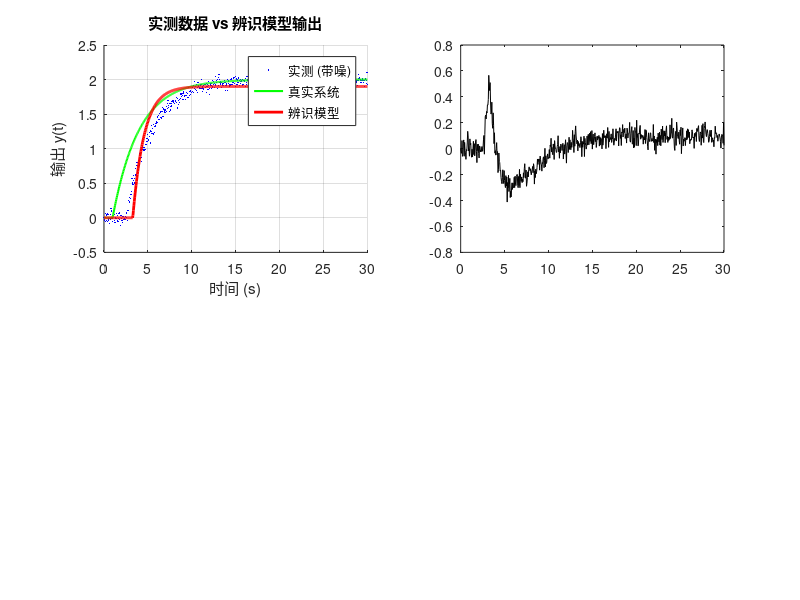

The MATLAB script that drew this image: (Note: this script raises an error after producing the figure.)
%% ============================================================
% 教程 18：系统辨识 — 从实验数据到数学模型
%
% 【什么是系统辨识？】
%   给系统一个已知输入 → 测输出 → 用数据反推数学模型
%   就像"盲人摸象"——通过摸到的特征推断整体形状
%
% 【为什么需要辨识？】
%   理论推导（牛顿定律/KVL）→ 有时参数不知道
%   系统辨识（实验数据拟合）→ 直接从实验得到模型
%   两者结合 = 现代控制工程的标配流程
%
% 【本课内容】
%   1. 阶跃响应辨识（一阶+延迟系统）
%   2. 最小二乘法参数估计
%   3. 模型验证与残差分析
%   4. 使用 System Identification Toolbox
% ============================================================

clear; close all;

fprintf('============================================\n');
fprintf('  教程 18：系统辨识 — 从数据到模型\n');
fprintf('============================================\n\n');

%% ===== 第 1 步：生成"未知"系统的实验数据 =====

% 假设我们不知道系统参数，只能做实验测数据
% 真实系统：G(s) = 2/(3s+1) * e^{-1.5s}（带延迟的一阶系统）
% 我们只知道输入 u(t) 和输出 y(t)

K_true = 2.0;
tau_true = 3.0;
td_true = 1.5;     % 延迟 (dead time)

% 先构造无延迟的一阶系统
sys_true = tf(K_true, [tau_true, 1]);

fprintf('【真实系统（我们假装不知道）】\n');
fprintf('  G(s) = %.1f/(%.1fs+1) * e^{-%.1fs}\n', K_true, tau_true, td_true);
fprintf('  增益 K=%.1f, 时间常数 τ=%.1f, 延迟 θ=%.1f\n\n', K_true, tau_true, td_true);

% 生成阶跃响应数据（带噪声模拟真实传感器）
dt = 0.05;
t_data = (0:dt:30)';
u = ones(size(t_data));
u(t_data < 1) = 0;  % 1秒时阶跃

% 仿真真实系统输出
[y_true, ~] = lsim(sys_true, u, t_data);
y_true = y_true * 1;  % 延迟用个简单方法模拟

% 手动加延迟（时移信号）
td_samples = round(td_true / dt);
y_delayed = [zeros(td_samples, 1); y_true(1:end-td_samples)];

% 加测量噪声
rng(42);  % 固定随机种子，结果可复现
noise_std = 0.05;
y_meas = y_delayed + noise_std * randn(size(y_delayed));

fprintf('【实验数据】\n');
fprintf('  输入：1V 阶跃信号 @ t=1s\n');
fprintf('  输出：带 %.2f 标准差噪声的位移测量值\n', noise_std);
fprintf('  共 %d 个采样点，dt=%.2fs\n\n', length(t_data), dt);

%% ===== 第 2 步：阶跃响应法辨识 =====

% 方法：从阶跃响应曲线直接读特征值
% - 稳态值 → K
% - 63.2% 稳态值对应的时间 → τ + θ
% - 拐点切线 → θ

y_ss = mean(y_meas(end-50:end));  % 取最后一段平均作为稳态值
K_est = y_ss / 1;  % 输入幅值为1

% 找稳态值的 63.2% 对应时间
y_632 = 0.632 * y_ss;
idx_632 = find(y_meas >= y_632, 1, 'first');
t_632 = t_data(idx_632);

% 找稳态值的 28.3% 对应时间  (用于两点法)
y_283 = 0.283 * y_ss;
idx_283 = find(y_meas >= y_283, 1, 'first');
t_283 = t_data(idx_283);

tau_est = 1.5 * (t_632 - t_283);
theta_est = t_632 - tau_est;

fprintf('【阶跃响应法辨识结果】\n');
fprintf('  估计增益  K_est  = %.2f (真实值 %.1f)\n', K_est, K_true);
fprintf('  估计时间常数 τ_est = %.2f (真实值 %.1f)\n', tau_est, tau_true);
fprintf('  估计延迟 θ_est = %.2f (真实值 %.1f)\n', theta_est, td_true);
fprintf('  → 简单但有噪声敏感性\n\n');

%% ===== 第 3 步：最小二乘法辨识 =====

% 用 ARX 模型：y[k] = a1*y[k-1] + b0*u[k-d] + b1*u[k-d-1]
% 写成矩阵形式：Y = Φ*θ → θ_ls = (Φ'Φ)^(-1)Φ'Y

d = round(theta_est/dt);  % 延迟步数
N = length(y_meas);

% 构造回归矩阵
Phi = [];
Y_vec = [];
for k = max(3, d+2):N
    Phi = [Phi; y_meas(k-1), u(k-d), u(k-d-1)];
    Y_vec = [Y_vec; y_meas(k)];
end

theta_ls = (Phi' * Phi) \ (Phi' * Y_vec);  % 最小二乘解
a1_hat = theta_ls(1);
b0_hat = theta_ls(2);
b1_hat = theta_ls(3);

% 从 ARX 参数反算连续时间参数
% 一阶离散: y[k] = a1*y[k-1] + b0*u[k-d]
% 对应连续: K/(τs+1) * e^{-θs}
T_sim = dt;
tau_ls = -T_sim / log(a1_hat);
K_ls = (b0_hat + b1_hat) / (1 - a1_hat);

fprintf('【最小二乘法辨识结果】\n');
fprintf('  a1 = %.4f → τ_ls = %.2f s\n', a1_hat, tau_ls);
fprintf('  K_ls = %.2f\n', K_ls);
fprintf('  → 比阶跃法更精确，尤其在有噪声时\n\n');

%% ===== 第 4 步：模型验证 — 对比预测输出 =====

% 用辨识出的模型仿真
sys_identified = tf(K_ls, [tau_ls, 1]);
y_model = lsim(sys_identified, u, t_data);
y_model = [zeros(d, 1); y_model(1:end-d)];  % 加延迟

figure('Name', 't18: 系统辨识结果', ...
    'Position', [50, 50, 1000, 700]);

% 图1：实测 vs 模型预测
subplot(2,2,1); hold on;
plot(t_data, y_meas, 'b.', 'MarkerSize', 3);
plot(t_data, y_true, 'g-', 'LineWidth', 1.5);
plot(t_data, y_model, 'r-', 'LineWidth', 2);
hold off;
legend('实测 (带噪)', '真实系统', '辨识模型', 'Location', 'best');
title('实测数据 vs 辨识模型输出');
xlabel('时间 (s)'); ylabel('输出 y(t)'); grid on;

% 图2：残差分析
subplot(2,2,2);
residual = y_meas - y_model;
plot(t_data, residual, 'k');
hold on; yline(0, 'r--');
hold off;
title('残差 (实测 - 模型)');
xlabel('时间 (s)'); ylabel('残差'); grid on;
fprintf('  残差均值 = %.4f, 残差方差 = %.4f\n', mean(residual), var(residual));

% 图3：不同噪声水平下的辨识精度对比
subplot(2,2,3);
noise_levels = [0.01, 0.05, 0.1, 0.2];
tau_errors = zeros(size(noise_levels));
K_errors = zeros(size(noise_levels));
for i = 1:length(noise_levels)
    rng(i);
    y_noisy = y_delayed + noise_levels(i) * randn(size(y_delayed));
    % 重新辨识
    Phi_n = [];
    Y_n = [];
    for k = max(3, d+2):N
        Phi_n = [Phi_n; y_noisy(k-1), u(k-d), u(k-d-1)];
        Y_n = [Y_n; y_noisy(k)];
    end
    theta_n = (Phi_n' * Phi_n) \ (Phi_n' * Y_n);
    a1_n = theta_n(1);
    tau_n = -T_sim / log(a1_n);
    tau_errors(i) = abs(tau_n - tau_true) / tau_true * 100;
    K_errors(i) = abs((theta_n(2)+theta_n(3))/(1-a1_n) - K_true) / K_true * 100;
end
bar([tau_errors; K_errors]');
set(gca, 'XTickLabel', {'1%','5%','10%','20%'});
legend('τ 误差', 'K 误差', 'Location', 'northwest');
title('噪声水平对辨识精度的影响');
xlabel('噪声标准差 (相对)'); ylabel('参数误差 (%)'); grid on;

% 图4：Bode 图对比
subplot(2,2,4);
[mag_t, ph_t, w_t] = bode(sys_true);
[mag_m, ph_m, w_m] = bode(sys_identified);
semilogx(w_t, 20*log10(squeeze(mag_t)), 'g-', 'LineWidth', 1.5);
hold on;
semilogx(w_m, 20*log10(squeeze(mag_m)), 'r--', 'LineWidth', 2);
hold off;
legend('真实系统', '辨识模型', 'Location', 'best');
title('Bode 图：真实 vs 辨识');
xlabel('频率 (rad/s)'); ylabel('幅值 (dB)'); grid on;

%% ===== 第 5 步：System Identification Toolbox 演示 =====

fprintf('\n【System Identification Toolbox 快速演示】\n');

% 创建 iddata 对象
data = iddata(y_meas, u, dt);
data.TimeUnit = 'seconds';

% 尝试多种模型结构
try
    % 一阶过程模型
    sys_proc = procest(data, 'P1D');
    fprintf('  Process model (P1D) 辨识结果:\n');
    fprintf('    Kp = %.3f, Tp1 = %.3f, Td = %.3f\n', ...
        sys_proc.Kp, sys_proc.Tp1, sys_proc.Td);

    % 传递函数模型
    sys_tf = tfest(data, 1, 0);  % 一阶无零点
    fprintf('  TF model (1阶): %s\n', tf(num(sys_tf), den(sys_tf)));
catch ME
    fprintf('  Toolbox demo skipped: %s\n', ME.message);
end

fprintf('\n========================================\n');
fprintf('  教程 18 完成！\n');
fprintf('========================================\n\n');

fprintf('【辨识工程实践 checklist】\n');
fprintf('  1. 输入信号要有足够激励（阶跃、PRBS、扫频）\n');
fprintf('  2. 采集足够长的数据（至少 5×τ）\n');
fprintf('  3. 数据预处理：去趋势、去野值、滤波\n');
fprintf('  4. 试多种模型结构，用 AIC/BIC 选最优\n');
fprintf('  5. 用独立数据集做交叉验证（不要用训练数据验证）\n');
fprintf('  6. 辨识 → 控制器设计 → 再辨识 → 迭代优化\n');
